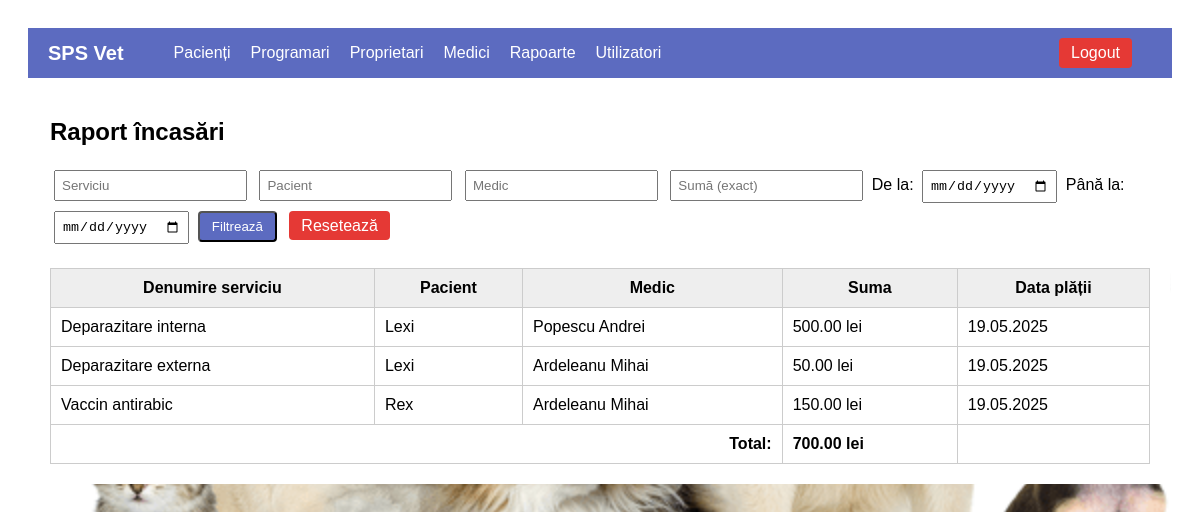
Screenshot of /raport_incasari.php (signed in) with the database file from the repository.
### tables this page shows
CREATE TABLE `plati` (
  `id` int(11) NOT NULL,
  `pacient_id` int(11) NOT NULL,
  `serviciu_id` int(11) NOT NULL,
  `suma` decimal(10,2) NOT NULL,
  `data_plata` date NOT NULL
);

CREATE TABLE `servicii` (
  `id` int(11) NOT NULL,
  `pacient_id` int(11) NOT NULL,
  `medic_id` int(11) NOT NULL,
  `denumire` varchar(100) NOT NULL,
  `pret` decimal(10,2) NOT NULL,
  `data_efectuare` date NOT NULL
);

CREATE TABLE `pacienti` (
  `id` int(11) NOT NULL,
  `numar_fisa` varchar(50) DEFAULT NULL,
  `data_inregistrare` date DEFAULT NULL,
  `nume` varchar(100) DEFAULT NULL,
  `specie` varchar(50) DEFAULT NULL,
  `rasa` varchar(50) DEFAULT NULL,
  `sex` enum('M','F') DEFAULT NULL,
  `greutate` float DEFAULT NULL,
  `culoare` varchar(50) DEFAULT NULL,
  `varsta` int(11) DEFAULT NULL,
  `microcip` varchar(50) DEFAULT NULL,
  `boli_cronice` text DEFAULT NULL,
  `proprietar_id` int(11) DEFAULT NULL
);

CREATE TABLE `medici` (
  `id` int(11) NOT NULL,
  `nume` varchar(50) NOT NULL,
  `prenume` varchar(50) NOT NULL,
  `telefon` varchar(20) DEFAULT NULL,
  `email` varchar(100) DEFAULT NULL
);

### raport_incasari.php (the view, shortened to what this page needs)
<?php
include("header.php");
$where = "WHERE 1=1";
$query = "
    SELECT p.*, s.denumire AS serviciu, pa.nume AS pacient, m.nume AS medic_nume, m.prenume AS medic_prenume
    FROM plati p
    JOIN servicii s ON p.serviciu_id = s.id
    JOIN pacienti pa ON s.pacient_id = pa.id
    JOIN medici m ON s.medic_id = m.id
    $where
    ORDER BY p.data_plata DESC
";
$rezultat = mysqli_query($con, $query);
?>
<!DOCTYPE html>
<html>
<head>
</head>
<body>
<div class="container">
    <h2>Raport încasări</h2>
    <form method="GET" style="margin-bottom: 20px;">
        <input type="text" name="serviciu" placeholder="Serviciu" value="<?= $_GET['serviciu'] ?? '' ?>">
        <input type="text" name="pacient" placeholder="Pacient" value="<?= $_GET['pacient'] ?? '' ?>">
        <input type="text" name="medic" placeholder="Medic" value="<?= $_GET['medic'] ?? '' ?>">
        <input type="number" name="suma" step="0.01" placeholder="Sumă (exact)" value="<?= $_GET['suma'] ?? '' ?>">
        <label>De la:</label>
        <input type="date" name="de_la" value="<?= $_GET['de_la'] ?? '' ?>">
        <label>Până la:</label>
        <input type="date" name="pana_la" value="<?= $_GET['pana_la'] ?? '' ?>">
        <button type="submit" class="btn">Filtrează</button>
        <a href="raport_incasari.php" class="btn red" style="margin-left: 8px;">Resetează</a>
    </form>
    <table>
        <thead>
            <tr>
                <th>Denumire serviciu</th>
                <th>Pacient</th>
                <th>Medic</th>
                <th>Suma</th>
                <th>Data plății</th>
            </tr>
        </thead>
        <tbody>
            <?php
            $total = 0;
            while ($r = mysqli_fetch_assoc($rezultat)):
                $total += (float)$r['suma'];
            ?>
                <tr>
                    <td><?= htmlspecialchars($r['serviciu']) ?></td>
                    <td><?= htmlspecialchars($r['pacient']) ?></td>
                    <td><?= htmlspecialchars($r['medic_nume'] . ' ' . $r['medic_prenume']) ?></td>
                    <td><?= number_format($r['suma'], 2) ?> lei</td>
                    <td><?= date("d.m.Y", strtotime($r['data_plata'])) ?></td>
                </tr>
            <?php endwhile; ?>
            <tr>
                <td colspan="3" style="text-align:right;"><strong>Total:</strong></td>
                <td><strong><?= number_format($total, 2) ?> lei</strong></td>
                <td></td>
            </tr>
        </tbody>
    </table>
</div>
</body>
</html>

### raport_incasari.php (style rules this page uses)
body { font-family: Arial; background: #f4f4f4; padding: 20px;background: url("imagine.png") no-repeat center center fixed; background-size: cover }
.container { max-width: 1100px; margin: auto; background: white; padding: 20px; border-radius: 8px; }
table { width: 100%; border-collapse: collapse; margin-top: 20px; }
th, td { padding: 10px; border: 1px solid #ccc; }
th { background: #eee; }
.btn { padding: 6px 12px; border-radius: 4px; text-decoration: none; background-color: #5c6bc0; color: white; }
.btn.red { background-color: #e53935; color: white; }
form input { padding: 6px; margin: 4px; }

### rows the page displays
plati: serviciu.denumire "Deparazitare interna", pacient.nume "Lexi", medici.nume+prenume "Popescu Andrei", suma "500.00", data_plata "19.05.2025"
plati: serviciu.denumire "Deparazitare externa", pacient.nume "Lexi", medici.nume+prenume "Ardeleanu Mihai", suma "50.00", data_plata "19.05.2025"
plati: serviciu.denumire "Vaccin antirabic", pacient.nume "Rex", medici.nume+prenume "Ardeleanu Mihai", suma "150.00", data_plata "19.05.2025"

### other values shown
$total "700.00"
